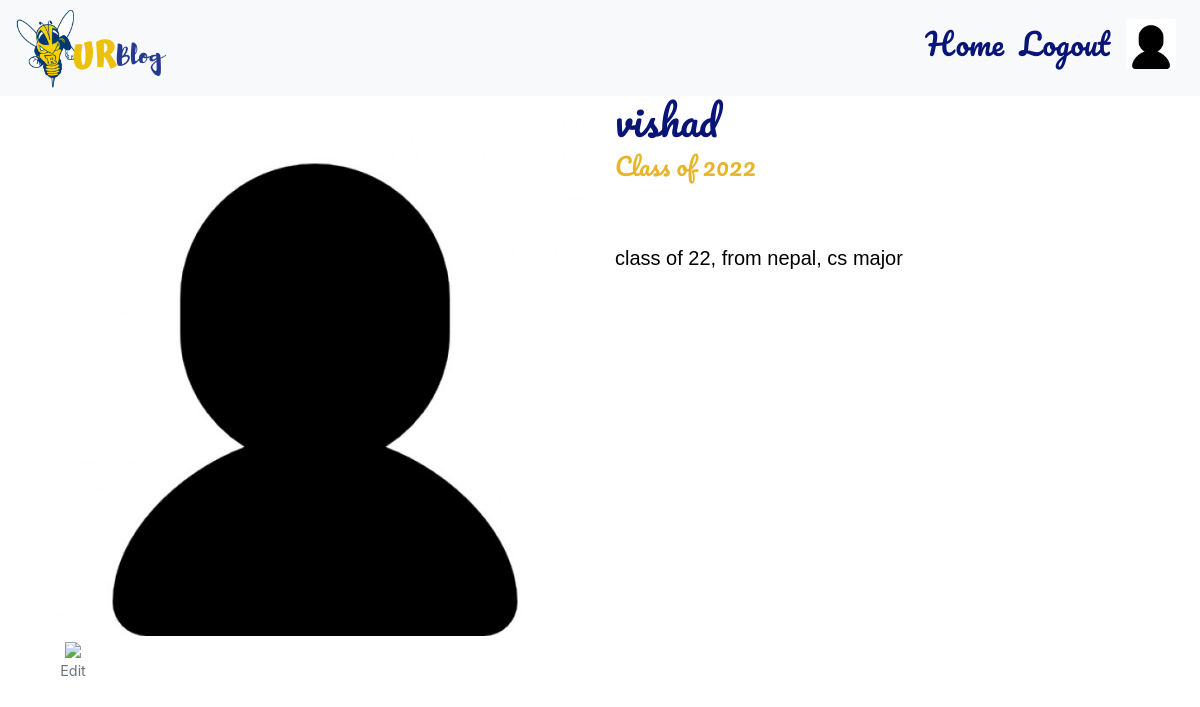
Before: /profile (signed in) with the older database file.
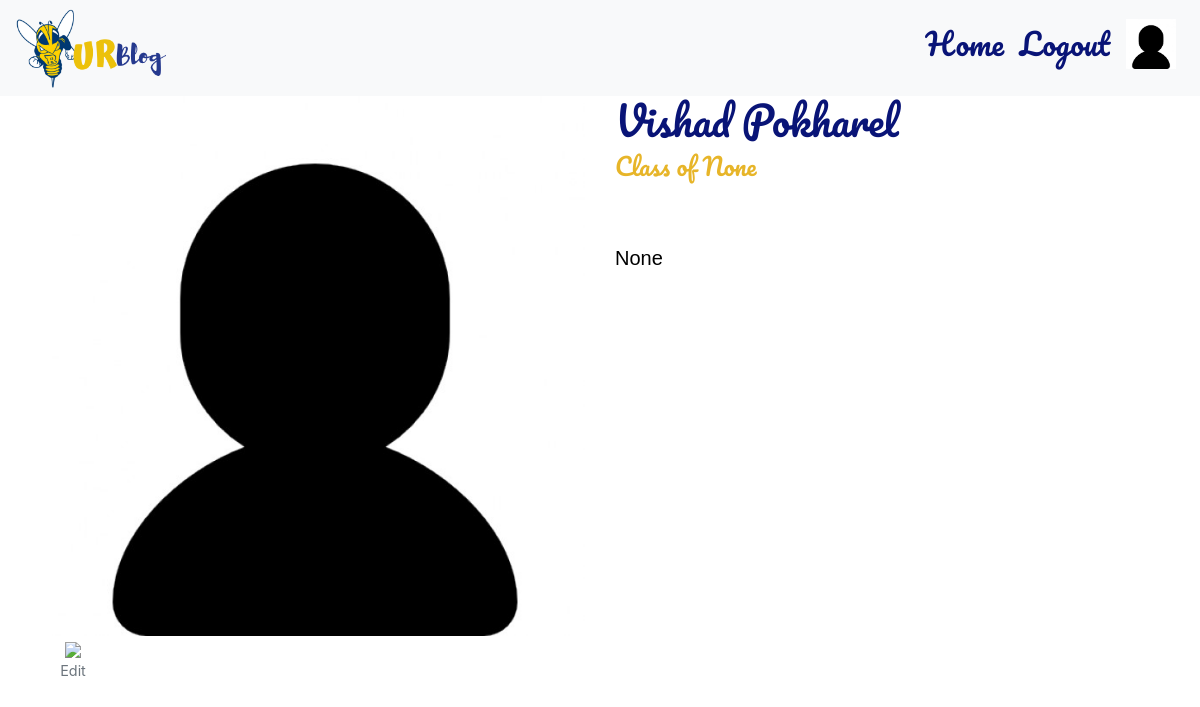
After: the same page with the newer database file.
### backend.py (models this page shows)
class User(db.Model, UserMixin):
    __tablename__ = "Users"
    id = db.Column(db.Integer, primary_key=True, autoincrement=True)
    email = db.Column(db.String(120), unique=True, nullable=False)
    username = db.Column(db.String(15), unique=True, nullable = False)
    full_name = db.Column(db.String(128), nullable = False)
    bio = db.Column(db.String(1024))
    class_year = db.Column(db.String(10))
    password = db.Column(db.String(60), nullable=False)
    otp_secret = db.Column(db.Integer, nullable=True)
    picture = db.Column(db.String(20), nullable=False, default='default.jpg')
    posts = db.relationship('Post', backref='author_of_post', lazy=True)
    comments = db.relationship('Comment', backref='author_of_comment', lazy=True)

### backend.py (the view)
@app.route('/profile')
def profile():
    logged_in = checklogin
    return render_template("Profile.html", logged_in=logged_in, current_user=current_user)

### backend.py (called while the page is built)
@login.user_loader
def load_user(id):
    return User.query.get(int(id))

### templates/Profile.html (shortened to what this page needs)
{%  extends "Header.html" %}
{% block content %}
<div class="container">
        <div class = "row">
         <div class="col-md-6 col-sm-12">
             <img class="fit" src="/static/user_pictures/{{current_user.picture}}">
                    <figure class="figure">
                      <a href="http://localhost:5000/account" ><img src="https://img.icons8.com/material-sharp/30/000000/edit.png" hspace="20"> </a>
                           <figcaption class="figure-caption text-center"> Edit</figcaption>
                        </figure>
        </div>
        <div class ="col-md-6 col-sm-12">
        <h1 class ="profile"> {{current_user.full_name}}</h1>
        <h4 class ="profile2">Class of {{current_user.class_year}}</h4>
        <p class = "bio">
            <br>
            {{current_user.bio}}
        </p>
    </div>
</div>
        {% endblock %}

### templates/Header.html (shortened to what this page needs)
<!DOCTYPE html>
<html lang="en">
<head>
	<link rel="stylesheet" href="/static/mero.css">
	<link rel="stylesheet" href="https://stackpath.bootstrapcdn.com/bootstrap/4.3.1/css/bootstrap.min.css">
  <nav class="navbar navbar-light bg-light navbar-expand-md fixed-top">
    <a href="http://localhost:5000/"><img class="logo" src="/static/images/logo.png"></a>
    <div class="collapse navbar-collapse " id="forDisplay">
      <ul class="navbar-nav ml-auto">
        {% if logged_in %}
          <a class="nav-link" href="http://localhost:5000/">Home</a>
          <a class="nav-link" href="http://localhost:5000/logout">Logout</a>
          <a class="nav-link" href="http://localhost:5000/profile"><img class ="logo1" id="nav_img" src="/static/user_pictures/{{current_user.picture}}"></a>
        {% else %}
          <a class="nav-link" href="http://localhost:5000/">Home</a>
          <a class="nav-link" href="http://localhost:5000/login">Login</a>
          <a class="nav-link" href="http://localhost:5000/signup">SignUp</a>
        {% endif %}
      </ul>
    </div>
  </nav>
</head>
<br>
<br>
  {% block content %} {% endblock %}
</body>
<br>
</html>

Changed rows visible on the page:
changed User: full_name "vishad" → "Vishad Pokharel"; class_year "2022" → "None"; bio "class of 22, from nepal, cs major" → "None"
